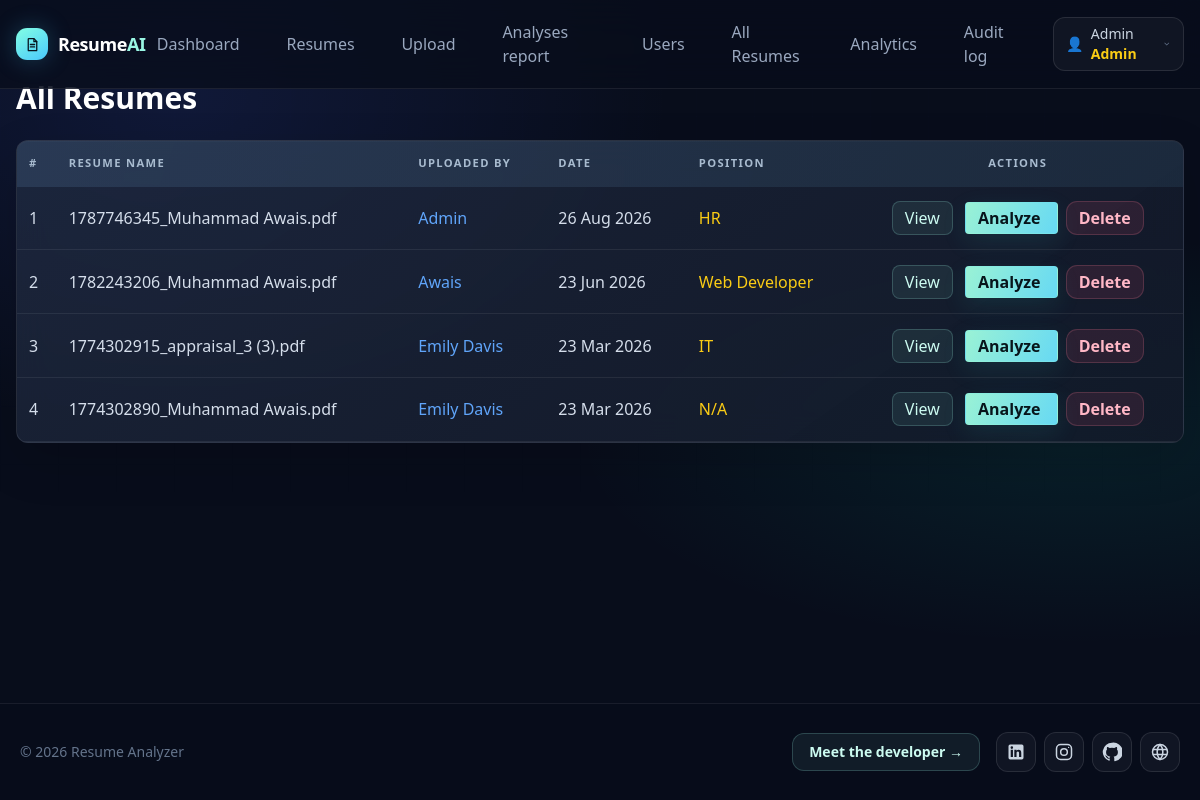
/modules/admin/resumes.php (signed in), run on the app's committed database.
### tables this page shows
CREATE TABLE `resumes` (
  `id` int(11) NOT NULL,
  `user_id` int(11) NOT NULL,
  `position` int(11) DEFAULT NULL,
  `file_name` varchar(255) DEFAULT NULL,
  `file_path` varchar(255) DEFAULT NULL,
  `file_size` int(11) DEFAULT NULL,
  `created_at` timestamp NOT NULL DEFAULT current_timestamp()
);

CREATE TABLE `users` (
  `id` int(11) NOT NULL,
  `name` varchar(100) NOT NULL,
  `email` varchar(150) NOT NULL,
  `password` varchar(255) NOT NULL,
  `role` enum('user','admin') DEFAULT 'user',
  `status` tinyint(4) DEFAULT 1,
  `created_at` timestamp NOT NULL DEFAULT current_timestamp(),
  `failed_login_count` smallint(5) UNSIGNED NOT NULL DEFAULT 0,
  `failed_login_until` datetime DEFAULT NULL,
  `lock_reason` varchar(32) DEFAULT NULL,
  `locked_by_name` varchar(150) DEFAULT NULL
);

CREATE TABLE `positions` (
  `id` int(11) NOT NULL,
  `name` varchar(100) NOT NULL,
  `description` text DEFAULT NULL,
  `required_skills` text DEFAULT NULL,
  `created_by` int(11) DEFAULT NULL,
  `created_at` timestamp NOT NULL DEFAULT current_timestamp()
);

### modules/admin/resumes.php (the view, shortened to what this page needs)
<?php
require_once __DIR__ . "/../../config/db.php";
require_once __DIR__ . "/../../templates/header.php";
$stmt = $pdo->query("
    SELECT
        resumes.*,
        users.name AS user_name,
        positions.name AS position_name
    FROM resumes
    JOIN users ON resumes.user_id = users.id
    LEFT JOIN positions ON resumes.position = positions.id
    ORDER BY resumes.id DESC
");
$resumes = $stmt->fetchAll();
?>
<div class="max-w-7xl mx-auto px-4">
    <h2 class="text-3xl font-bold mb-6">All Resumes</h2>
    <div class="app-table-wrap bg-white/10 backdrop-blur-lg rounded-xl overflow-x-auto">
        <table class="w-full text-left">
            <thead class="bg-white/20">
                <tr>
                    <th class="p-3">#</th>
                    <th class="p-3">Resume Name</th>
                    <th class="p-3">Uploaded By</th>
                    <th class="p-3">Date</th>
                    <th class="p-3">Position</th>
                    <th class="p-3 text-center">Actions</th>
                </tr>
            </thead>
            <tbody>
                <?php if (count($resumes) > 0): ?>
                <?php foreach ($resumes as $index => $r): ?>
                <tr class="border-b border-white/10 hover:bg-white/10 transition">
                    <td class="p-3"><?php echo $index + 1; ?></td>
                    <td class="p-3">
                        <?php echo htmlspecialchars($r['file_name']); ?>
                    </td>
                    <td class="p-3 text-blue-400">
                        <?php echo htmlspecialchars($r['user_name']); ?>
                    </td>
                    <td class="p-3">
                        <?php echo date("d M Y", strtotime($r['created_at'] ?? 'now')); ?>
                    </td>
                    <td class="p-3 text-yellow-400">
                        <?php echo htmlspecialchars($r['position_name'] ?? 'N/A'); ?>
                    </td>
                    <td class="p-3 text-center space-x-2">
                        <a href="<?php echo BASE_URL; ?>modules/resume/view.php?id=<?php echo (int)$r['id']; ?>"
                            target="_blank" rel="noopener noreferrer"
                            class="inline-block rounded-lg border border-teal-200/20 bg-teal-200/[.08] px-3 py-1 text-teal-100 hover:bg-teal-200/[.15]">
                            View
                        </a>
                        <a href="<?php echo BASE_URL; ?>analyze_admin&resume_id=<?php echo (int)$r['id']; ?>"
                            class="bg-green-500 px-3 py-1 rounded hover:bg-green-600">
                            Analyze
                        </a>
                        <button onclick="openDeleteModal(<?php echo (int)$r['id']; ?>)"
                            class="bg-red-500 px-3 py-1 rounded hover:bg-red-600">
                            Delete
                        </button>
                    </td>
                </tr>
                <?php endforeach; ?>
                <?php endif; ?>
            </tbody>
        </table>
    </div>
</div>
<?php require_once __DIR__ . "/../../templates/footer.php"; ?>

### templates/header.php (shortened to what this page needs)
<?php
$user_name = $_SESSION['user_name'] ?? 'Guest';
$user_role = $_SESSION['role'] ?? 'user';
$isDeveloperPage = (($_GET['page'] ?? '') === 'developer');
$showAppNav = !$isDeveloperPage || isset($_SESSION['user_id']);
$currentPage = (string)($_GET['page'] ?? '');
$navAttributes = static function (array $pages, string $base = 'app-link') use ($currentPage): string {
    $active = in_array($currentPage, $pages, true);
    return 'class="' . $base . ($active ? ' active' : '') . '"' . ($active ? ' aria-current="page"' : '');
};
?>
<!DOCTYPE html>
<html lang="en">
<head>
<?php include_once __DIR__ . '/../assets/cdn/tailwind.php'; ?>
</head>
<body class="text-white min-h-screen flex flex-col">
<?php if ($showAppNav): ?>
<nav class="app-nav fixed w-full top-0 z-50">
    <div class="max-w-7xl mx-auto px-4 py-3 flex justify-between items-center">
        <a href="<?php echo BASE_URL; ?>dashboard" class="flex items-center gap-2.5 text-lg font-bold tracking-tight">
            <span class="app-brand-mark" aria-hidden="true"><svg width="17" height="17" viewBox="0 0 24 24" fill="none"><path d="M7 3.75h7l4 4V20a.75.75 0 0 1-.75.75h-10.5A.75.75 0 0 1 6 20V4.5a.75.75 0 0 1 .75-.75Z" stroke="currentColor" stroke-width="1.8"/><path d="M14 4v4h4M9 12h6M9 15.5h6" stroke="currentColor" stroke-width="1.8" stroke-linecap="round"/></svg></span>
            <span>Resume<span class="text-teal-200">AI</span></span>
        </a>
        <div class="hidden md:flex items-center space-x-6">
            <a href="<?php echo BASE_URL; ?>dashboard" <?php echo $navAttributes(['dashboard']); ?>>Dashboard</a>
            <a href="<?php echo BASE_URL; ?>resumes" <?php echo $navAttributes(['resumes']); ?>>Resumes</a>
            <a href="<?php echo BASE_URL; ?>upload" <?php echo $navAttributes(['upload']); ?>>Upload</a>
            <a href="<?php echo BASE_URL; ?>history" <?php echo $navAttributes(['history']); ?>>Analyses report</a>
            <?php if ($user_role === 'admin'): ?>
                <a href="<?php echo BASE_URL; ?>index.php?page=admin_users" <?php echo $navAttributes(['admin_users', 'admin_user']); ?>>Users</a>
                <a href="<?php echo BASE_URL; ?>index.php?page=admin_resumes" <?php echo $navAttributes(['admin_resumes', 'analyze_admin']); ?>>All Resumes</a>
                <a href="<?php echo BASE_URL; ?>index.php?page=admin_analysis" <?php echo $navAttributes(['admin_analysis']); ?>>Analytics</a>
                <a href="<?php echo BASE_URL; ?>index.php?page=admin_audit_logs" <?php echo $navAttributes(['admin_audit_logs']); ?>>Audit log</a>
            <?php endif; ?>
            <details class="account-menu relative">
                <summary class="flex cursor-pointer list-none items-center gap-2 rounded-xl border border-white/10 bg-white/[.04] px-3 py-1.5 text-sm text-slate-300 transition hover:bg-white/[.08]">
                    <span aria-hidden="true">👤</span>
                    <span><?php echo htmlspecialchars($user_name, ENT_QUOTES, 'UTF-8'); ?><?php if ($user_role === 'admin'): ?> <span class="font-semibold text-yellow-400">Admin</span><?php endif; ?></span>
                    <svg class="h-3.5 w-3.5 text-slate-500" viewBox="0 0 20 20" fill="currentColor" aria-hidden="true"><path fill-rule="evenodd" d="M5.22 7.47a.75.75 0 0 1 1.06 0L10 11.19l3.72-3.72a.75.75 0 1 1 1.06 1.06l-4.25 4.25a.75.75 0 0 1-1.06 0L5.22 8.53a.75.75 0 0 1 0-1.06Z" clip-rule="evenodd"/></svg>
                </summary>
            </details>
        </div>
    </div>
</nav>
<?php endif; ?>
<div class="<?php echo $showAppNav ? 'pt-20' : ''; ?>">

### assets/CDN/tailwind.php
<script src="https://cdn.tailwindcss.com"></script>

### templates/footer.php
</div>
<footer class="mt-auto border-t border-white/[.07] bg-[#080d1b]/60 px-5 py-7">
    <div class="mx-auto flex max-w-7xl flex-col items-center justify-between gap-5 sm:flex-row">
        <p class="text-sm text-slate-500">© <?php echo date("Y"); ?> Resume Analyzer</p>
        <div class="flex flex-col items-center gap-4 sm:flex-row">
            <a href="<?php echo BASE_URL; ?>developer" class="rounded-xl border border-teal-200/20 bg-teal-200/[.07] px-4 py-2 text-sm font-semibold text-teal-100 transition hover:bg-teal-200/[.12]">Meet the developer <span aria-hidden="true">→</span></a>
            <?php require __DIR__ . '/social_links.php'; ?>
        </div>
    </div>
</footer>
</body>
</html>

### templates/social_links.php (shortened to what this page needs)
<nav aria-label="Developer social links" class="flex items-center gap-2">
    <a href="https://www.linkedin.com/in/muhammad-awais-5940552aa?utm_source=share_via&amp;utm_content=profile&amp;utm_medium=member_android" target="_blank" rel="noopener noreferrer" aria-label="LinkedIn" title="LinkedIn" class="grid h-10 w-10 place-items-center rounded-xl border border-white/10 bg-white/[.04] text-slate-300 transition hover:border-teal-200/30 hover:bg-teal-200/[.08] hover:text-teal-100">
    </a>
    <a href="https://www.instagram.com/awaiskhaur?dlrf=bHg0eWlmOGp2eXMx" target="_blank" rel="noopener noreferrer" aria-label="Instagram" title="Instagram" class="grid h-10 w-10 place-items-center rounded-xl border border-white/10 bg-white/[.04] text-slate-300 transition hover:border-teal-200/30 hover:bg-teal-200/[.08] hover:text-teal-100">
        <svg class="h-5 w-5" viewBox="0 0 24 24" fill="none" stroke="currentColor" stroke-width="1.8" aria-hidden="true"><rect x="3" y="3" width="18" height="18" rx="5"/><circle cx="12" cy="12" r="4"/><circle cx="17.5" cy="6.5" r=".8" fill="currentColor" stroke="none"/></svg>
    </a>
    <a href="https://github.com/Awais512khaur" target="_blank" rel="noopener noreferrer" aria-label="GitHub" title="GitHub" class="grid h-10 w-10 place-items-center rounded-xl border border-white/10 bg-white/[.04] text-slate-300 transition hover:border-teal-200/30 hover:bg-teal-200/[.08] hover:text-teal-100">
    </a>
    <a href="https://awais-khaur.netlify.app/" target="_blank" rel="noopener noreferrer" aria-label="Portfolio" title="Portfolio" class="grid h-10 w-10 place-items-center rounded-xl border border-white/10 bg-white/[.04] text-slate-300 transition hover:border-teal-200/30 hover:bg-teal-200/[.08] hover:text-teal-100">
        <svg class="h-5 w-5" viewBox="0 0 24 24" fill="none" stroke="currentColor" stroke-width="1.8" aria-hidden="true"><circle cx="12" cy="12" r="9"/><path d="M3.5 9h17M3.5 15h17M12 3c2.3 2.4 3.4 5.4 3.4 9s-1.1 6.6-3.4 9c-2.3-2.4-3.4-5.4-3.4-9S9.7 5.4 12 3Z"/></svg>
    </a>
</nav>

### templates/header.php (style rules this page uses)
* { box-sizing: border-box; }
body { background: radial-gradient(ellipse at 15% 12%, rgba(72,104,255,.13), transparent 34%), radial-gradient(ellipse at 90% 55%, rgba(9,212,180,.09), transparent 33%), #080d1b; }
body::before { content:""; position:fixed; inset:0; z-index:-1; pointer-events:none; opacity:.35; background-image:linear-gradient(rgba(142,166,208,.035) 1px,transparent 1px),linear-gradient(90deg,rgba(142,166,208,.035) 1px,transparent 1px); background-size:58px 58px; mask-image:linear-gradient(to bottom,black,transparent 85%); }
.app-nav { border-bottom:1px solid rgba(255,255,255,.08); background:rgba(8,13,27,.78); backdrop-filter:blur(20px); }
.app-brand-mark { display:grid; place-items:center; width:2rem; height:2rem; border-radius:.7rem; color:#07131e; background:linear-gradient(145deg,#83ffe4,#49c8fc); box-shadow:0 0 25px rgba(73,200,252,.25); }
.app-link { display:inline-flex; align-items:center; border:1px solid transparent; border-radius:.65rem; padding:.45rem .65rem; color:#9aa8bf; transition:color .2s,background .2s,border-color .2s; }
.surface-card, .stat-card, .card, .app-table-wrap { border:1px solid rgba(255,255,255,.09); background:linear-gradient(145deg,rgba(25,36,59,.76),rgba(13,20,36,.8)); box-shadow:0 18px 50px rgba(0,0,0,.14),inset 0 1px rgba(255,255,255,.035); backdrop-filter:blur(16px); }
.app-table-wrap { overflow-x:auto; border-radius:1rem; }
table { border-collapse:collapse; min-width:640px; }
table thead[class] { background:linear-gradient(110deg,rgba(67,94,126,.36),rgba(36,56,78,.5))!important; color:#a8bbcf; font-size:.7rem; letter-spacing:.12em; text-transform:uppercase; }
table th { padding-top:.9rem!important; padding-bottom:.9rem!important; font-weight:700; white-space:nowrap; }
table td { padding-top:.9rem!important; padding-bottom:.9rem!important; color:#d5deeb; }
tbody tr { border-color:rgba(255,255,255,.07)!important; }
button:not(#menuBtn) { border-radius:.7rem; transition:transform .18s ease,filter .18s ease,box-shadow .18s ease,border-color .18s ease; }
button[class*="bg-blue-"], button[class*="bg-green-"], button[class*="bg-indigo-"], a[class*="bg-blue-"], a[class*="bg-green-"], a[class*="bg-indigo-"] { border:1px solid rgba(132,240,220,.18); background:linear-gradient(115deg,#9af2d5,#67d9f3)!important; color:#07151b!important; font-weight:700; box-shadow:0 8px 24px rgba(45,184,177,.12); }
button[class*="bg-red-"], button[class*="bg-rose-"], a[class*="bg-red-"], a[class*="bg-rose-"] { border:1px solid rgba(251,126,150,.2); background:rgba(190,70,99,.15)!important; color:#ffb7c6!important; font-weight:650; }
button, a { -webkit-tap-highlight-color:transparent; }

### data on the page
resumes: file_name "1787746345_Muhammad Awais.pdf", user.name "Admin", created_at "26 Aug 2026", position.name "HR"
resumes: file_name "1782243206_Muhammad Awais.pdf", user.name "Awais", created_at "23 Jun 2026", position.name "Web Developer"
resumes: file_name "1774302915_appraisal_3 (3).pdf", user.name "Emily Davis", created_at "23 Mar 2026", position.name "IT"
resumes: file_name "1774302890_Muhammad Awais.pdf", user.name "Emily Davis", created_at "23 Mar 2026", position_name "N/A"

### other printed values
$user_name "Admin"
